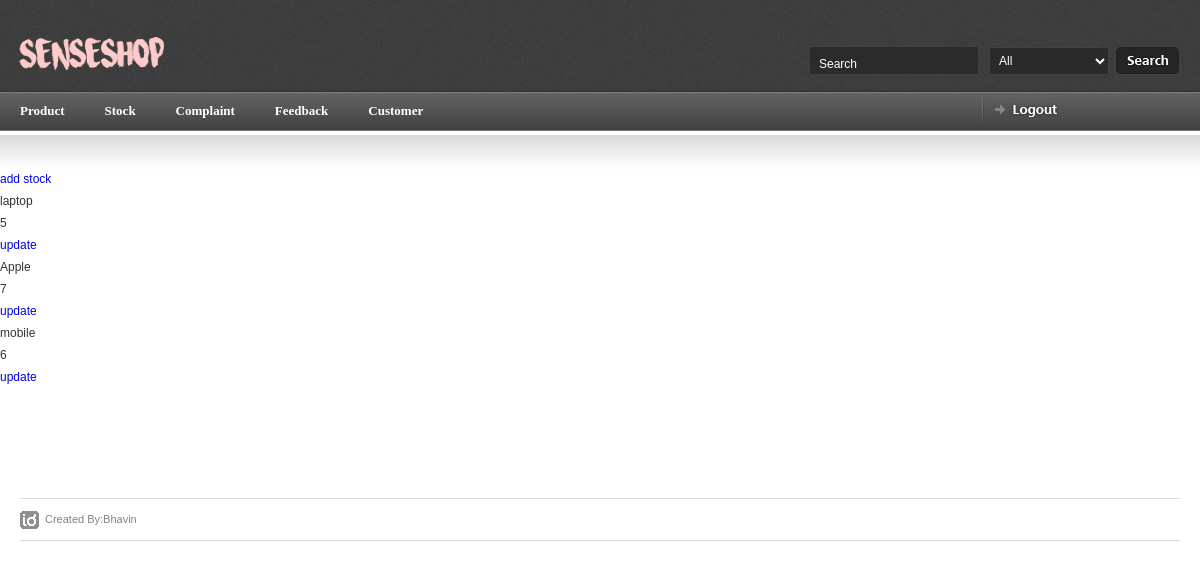
Before: /myadmin/stock (signed in) with the older database file.
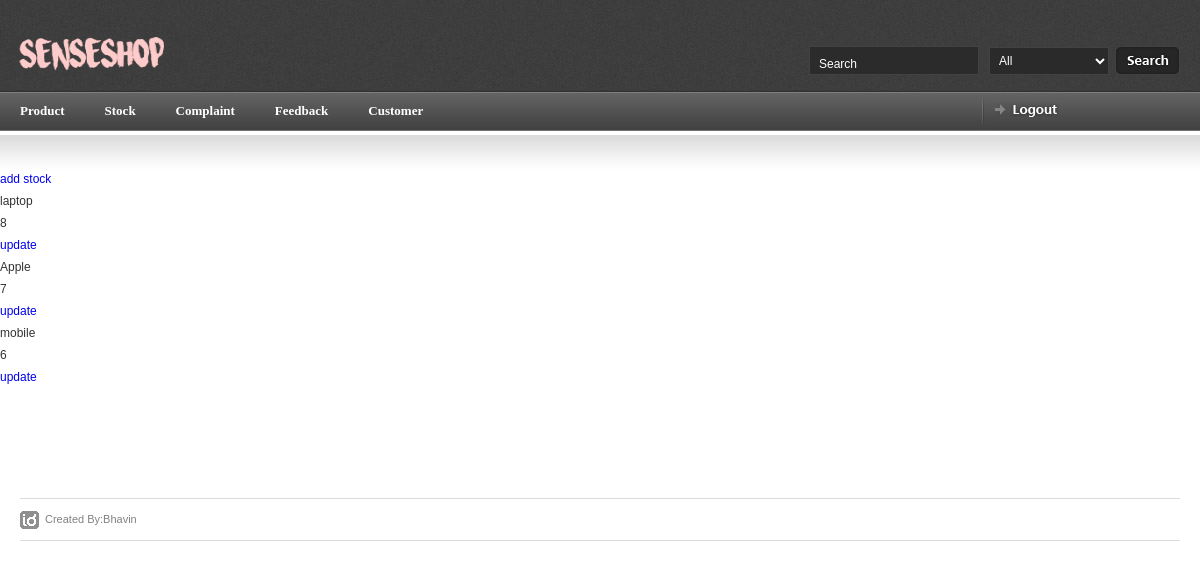
After: the same page with the newer database file.
### myadmin/models.py (models this page shows, shortened)
class stock(models.Model):
    pro_id = models.ForeignKey(product, on_delete=models.CASCADE)
    quantity = models.DecimalField(max_digits=3,decimal_places=0)
    flag = models.DecimalField(max_digits=2,decimal_places=0)

class product(models.Model):
    pro_name = models.CharField(max_length=250)
    au_id = models.DecimalField(max_digits=20,decimal_places=0)
    pro_price = models.DecimalField(max_digits=5, decimal_places=0)
    prodct_dec =models.CharField(max_length=1000)
    flag =models.DecimalField(max_digits=2,decimal_places=0)
    def __str__(self):
      return self.pro_name

### myadmin/views.py (the view)
# urls.py: url(r'^myadmin/stock$', b.StockIndexView.as_view(), name='stock'),
class StockIndexView(generic.ListView):
    template_name = 'stock.html'
    context_object_name = 'stock'
    model = stock
    paginate_by = 5
    def get_queryset(self):
        return stock.objects.all()
    def dispatch(self,request ,*args, **kwargs):
        if request.session.has_key('myadmin'):
            a = 'hello'
        else:
            return redirect('index')
        return super(StockIndexView, self).dispatch(request,*args, **kwargs)

### myadmin/templates/stock.html (shortened to what this page needs)
{% load staticfiles %}
{% include 'article_start.html' %}
<a href="{% url 'stock_add' %}">add stock</a>
{% for stk in stock %}
    <ul>
    <li>{{ stk.pro_id }}</a></li>
    <li>{{ stk.quantity }}</li>
        <li><a href="{% url "stock_update" stk.id %}">update</a></li>
    </ul>
{% endfor %}
{% include 'article_close.html' %}

### myadmin/templates/article_start.html (shortened to what this page needs)
{% load staticfiles %}
<!DOCTYPE html PUBLIC "-//W3C//DTD XHTML 1.0 Strict//EN" "http://www.w3.org/TR/xhtml1/DTD/xhtml1-strict.dtd">
<html xmlns="http://www.w3.org/1999/xhtml">
<head>
<link rel="stylesheet" href="{% static 'css/screen.css'%} " type="text/css" media="screen" title="default" />
<link rel="stylesheet" href="{% static 'css/datePicker.css'%}" type="text/css" />
</head>
<body>
<div id="page-top-outer">
<div id="page-top">
	<div id="logo">
	<a href="{% url 'myadmin' %}"><img src="{% static 'images/shared/logo.png'%}" width="156" height="40" alt="" /></a>
	</div>
	<div id="top-search">
		<table border="0" cellpadding="0" cellspacing="0">
		<tr>
		<td><input type="text" value="Search" onblur="if (this.value=='') { this.value='Search'; }" onfocus="if (this.value=='Search') { this.value=''; }" class="top-search-inp" /></td>
		<td>
		<select class="styledselect">
			<option value=""> All</option>
		</select>
		</td>
		<td>
		<input type="image" src="{% static 'images/shared/top_search_btn.gif'%}"  />
		</td>
		</tr>
		</table>
	</div>
</div>
</div>
<div class="nav-outer-repeat">
<div class="nav-outer">
		<div id="nav-right">
			<div class="nav-divider">&nbsp;</div>
			<a href="{% url 'myadmin_logout' %}" id="logout"><img src="{% static 'images/shared/nav/nav_logout.gif'%}" width="64" height="14" alt="" /></a>
		</div>
		<div class="nav">
		<div class="table">
		<ul class="select">
            <li><a href="{% url 'product' %} "><b>Product</b></a></li>
            <li><a href="{% url 'stock' %}"><b>Stock</b></a></li>
            <li><a href="{% url 'complaint' %}"><b>Complaint</b></a></li>
            <li><a href="{% url 'feedback' %}"><b>Feedback</b></a></li>
            <li><a href="{% url 'customer' %}"><b>Customer</b></a></li>
        </ul>
		</div>
		</div>
</div>
</div>
<div id="content-outer">
<div id="content">

### myadmin/templates/article_close.html (shortened to what this page needs)
</div>
</div>
<div id="footer">
	<div id="footer-left">
   		Created By:Bhavin</div>
</div>
</body>
</html>

### myadmin/static/css/screen.css (style rules this page uses)
* { margin: 0; padding: 0; }
html, body { height: 100%; }
body { background: #fff; color: #393939; font-family: Arial; font-size: 0px; line-height: 0; }
#page-top-outer { background: url(../images/shared/top_bg.jpg) top center repeat-x; border-bottom: 1px solid #7e7e7e; height: 92px; }
#page-top { margin: 0 auto; max-width: 1260px; min-width: 850px; position: relative; }
#logo { float: left; margin: 35px 0 0 15px; }
#logo a { display: block; }
#top-search { display: inline; float: right; position: relative; margin: 46px 20px 0 0; z-index: 20; }
.top-search-inp { background: url(../images/shared/top_search_inp.gif) no-repeat; border: none; color: #fff; font-size: 12px; height: 23px; padding: 6px 6px 0 10px; width: 164px; }
#content-outer { background: url(../images/shared/content_repeat.jpg) repeat-x; }
#content { color: #333; font-family: Arial, Helvetica, sans-serif; font-size: 12px; line-height: 22px; margin: 0 auto 0 auto; max-width: 1260px; min-width: 780px; padding: 35px 0px 30px 0px; }
.nav-outer-repeat { background: url(../images/shared/nav/repeat.jpg) repeat-x; height: 38px; }
.nav-outer { margin: 0 auto; max-width: 1260px; min-width: 850px; }
#nav-right { float: right; position: relative; width: 225px; z-index: 0; }
#nav-right a { display: block; float: left; margin: 0px 0 0 0; }
a#logout { margin: 10px 0 0 5px; }
.nav { float: left; font-family: Tahoma; font-size: 13px; height: 38px; position: relative; width: 600px; min-width: 600px; z-index: 500; }
.nav-divider { background: url(../images/shared/nav/divider.jpg) top no-repeat; float: left; height: 40px; width: 15px; }
.nav .table { display: table; }
.nav .select, .nav .current { display: table-cell; float: left; list-style: none; margin: 0 0px 0 0; padding: 0; white-space: nowrap; }
.nav li { float: left; height: auto; margin: 0; padding: 0; }
.nav .select a { background: url(../images/shared/nav/pro_line_0.gif); color: #fff; display: block; float: left; height: 37px; line-height: 35px; padding: 0 20px 0 20px; text-decoration: none; white-space: nowrap; }
#footer { height: 70px; margin: 80px auto 0px auto; padding: 0px 0 0 0; text-align: left; min-width: 780px; max-width: 1260px; }
#footer-left { color: #818181; font-size: 11px; line-height: 11px; padding: 15px 0 15px 25px; margin: 0 20px; border-top: 1px solid #dbdbdb; border-bottom: 1px solid #dbdbdb; background: url(../images/shared/icon_idlogo.jpg) no-repeat 0 12px; }
table { border-collapse: collapse; }
a { outline: none; text-decoration: none; }
img { border: 0; }
.styledselect { background: #2a2a2a; border: 1px solid #424242; color:#fff; width:120px; padding: 5px; line-height: 14px; margin-right: 6px; font-size: 12px; }

Changed rows visible on the page:
changed stock "laptop": quantity "5" → "8"
